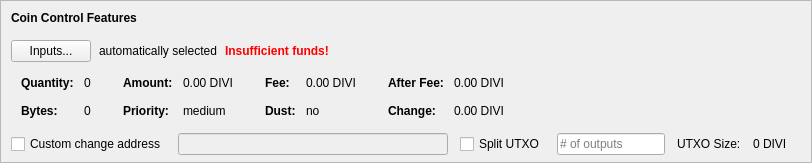
    <widget class="QFrame" name="frameCoinControl">
     <property name="sizePolicy">
      <sizepolicy hsizetype="Expanding" vsizetype="Expanding">
       <horstretch>0</horstretch>
       <verstretch>0</verstretch>
      </sizepolicy>
     </property>
     <property name="maximumSize">
      <size>
       <width>16777215</width>
       <height>16777215</height>
      </size>
     </property>
     <property name="frameShape">
      <enum>QFrame::StyledPanel</enum>
     </property>
     <property name="frameShadow">
      <enum>QFrame::Sunken</enum>
     </property>
     <layout class="QVBoxLayout" name="verticalLayoutCoinControl2">
      <property name="spacing">
       <number>0</number>
      </property>
      <property name="leftMargin">
       <number>0</number>
      </property>
      <property name="topMargin">
       <number>0</number>
      </property>
      <property name="rightMargin">
       <number>0</number>
      </property>
      <property name="bottomMargin">
       <number>6</number>
      </property>
      <item>
       <layout class="QVBoxLayout" name="verticalLayoutCoinControl" stretch="0,0,0,0,1">
        <property name="spacing">
         <number>0</number>
        </property>
        <property name="leftMargin">
         <number>10</number>
        </property>
        <property name="topMargin">
         <number>10</number>
        </property>
        <item>
         <layout class="QHBoxLayout" name="horizontalLayoutCoinControl1">
          <property name="bottomMargin">
           <number>15</number>
          </property>
          <item>
           <widget class="QLabel" name="labelCoinControlFeatures">
            <property name="sizePolicy">
             <sizepolicy hsizetype="Preferred" vsizetype="Maximum">
              <horstretch>0</horstretch>
              <verstretch>0</verstretch>
             </sizepolicy>
            </property>
            <property name="font">
             <font>
              <weight>75</weight>
              <bold>true</bold>
             </font>
            </property>
            <property name="styleSheet">
             <string notr="true">font-weight:bold;</string>
            </property>
            <property name="text">
             <string>Coin Control Features</string>
            </property>
           </widget>
          </item>
         </layout>
        </item>
        <item>
         <layout class="QHBoxLayout" name="horizontalLayoutCoinControl2" stretch="0,0,0,0">
          <property name="spacing">
           <number>8</number>
          </property>
          <property name="bottomMargin">
           <number>10</number>
          </property>
          <item>
           <widget class="QPushButton" name="pushButtonCoinControl">
            <property name="styleSheet">
             <string notr="true"/>
            </property>
            <property name="text">
             <string>Inputs...</string>
            </property>
            <property name="autoDefault">
             <bool>false</bool>
            </property>
           </widget>
          </item>
          <item>
           <widget class="QLabel" name="labelCoinControlAutomaticallySelected">
            <property name="text">
             <string>automatically selected</string>
            </property>
            <property name="margin">
             <number>5</number>
            </property>
           </widget>
          </item>
          <item>
           <widget class="QLabel" name="labelCoinControlInsuffFunds">
            <property name="font">
             <font>
              <weight>75</weight>
              <bold>true</bold>
             </font>
            </property>
            <property name="styleSheet">
             <string notr="true">color:red;font-weight:bold;</string>
            </property>
            <property name="text">
             <string>Insufficient funds!</string>
            </property>
            <property name="margin">
             <number>5</number>
            </property>
           </widget>
          </item>
          <item>
           <spacer name="horizontalSpacerCoinControl">
            <property name="orientation">
             <enum>Qt::Horizontal</enum>
            </property>
            <property name="sizeHint" stdset="0">
             <size>
              <width>40</width>
              <height>1</height>
             </size>
            </property>
           </spacer>
          </item>
         </layout>
        </item>
        <item>
         <widget class="QWidget" name="widgetCoinControl" native="true">
          <property name="sizePolicy">
           <sizepolicy hsizetype="Preferred" vsizetype="Preferred">
            <horstretch>0</horstretch>
            <verstretch>0</verstretch>
           </sizepolicy>
          </property>
          <property name="minimumSize">
           <size>
            <width>0</width>
            <height>0</height>
           </size>
          </property>
          <property name="styleSheet">
           <string notr="true"/>
          </property>
          <layout class="QHBoxLayout" name="horizontalLayoutCoinControl5">
           <property name="leftMargin">
            <number>0</number>
           </property>
           <property name="topMargin">
            <number>0</number>
           </property>
           <property name="rightMargin">
            <number>0</number>
           </property>
           <property name="bottomMargin">
            <number>0</number>
           </property>
           <item>
            <layout class="QHBoxLayout" name="horizontalLayoutCoinControl3" stretch="0,0,0,1">
             <property name="spacing">
              <number>20</number>
             </property>
             <property name="topMargin">
              <number>0</number>
             </property>
             <property name="bottomMargin">
              <number>10</number>
             </property>
             <item>
              <layout class="QFormLayout" name="formLayoutCoinControl1">
               <property name="horizontalSpacing">
                <number>10</number>
               </property>
               <property name="verticalSpacing">
                <number>14</number>
               </property>
               <property name="leftMargin">
                <number>10</number>
               </property>
               <property name="topMargin">
                <number>4</number>
               </property>
               <property name="rightMargin">
                <number>6</number>
               </property>
               <item row="0" column="0">
                <widget class="QLabel" name="labelCoinControlQuantityText">
                 <property name="font">
                  <font>
                   <weight>75</weight>
                   <bold>true</bold>
                  </font>
                 </property>
                 <property name="text">
                  <string>Quantity:</string>
                 </property>
                 <property name="margin">
                  <number>0</number>
                 </property>
                </widget>
               </item>
               <item row="0" column="1">
                <widget class="QLabel" name="labelCoinControlQuantity">
                 <property name="cursor">
                  <cursorShape>IBeamCursor</cursorShape>
                 </property>
                 <property name="contextMenuPolicy">
                  <enum>Qt::ActionsContextMenu</enum>
                 </property>
                 <property name="text">
                  <string notr="true">0</string>
                 </property>
                 <property name="margin">
                  <number>0</number>
                 </property>
                 <property name="textInteractionFlags">
                  <set>Qt::LinksAccessibleByMouse|Qt::TextSelectableByKeyboard|Qt::TextSelectableByMouse</set>
                 </property>
                </widget>
               </item>
               <item row="1" column="0">
                <widget class="QLabel" name="labelCoinControlBytesText">
                 <property name="font">
                  <font>
                   <weight>75</weight>
                   <bold>true</bold>
                  </font>
                 </property>
                 <property name="text">
                  <string>Bytes:</string>
                 </property>
                </widget>
               </item>
               <item row="1" column="1">
                <widget class="QLabel" name="labelCoinControlBytes">
                 <property name="cursor">
                  <cursorShape>IBeamCursor</cursorShape>
                 </property>
                 <property name="contextMenuPolicy">
                  <enum>Qt::ActionsContextMenu</enum>
                 </property>
                 <property name="text">
                  <string notr="true">0</string>
                 </property>
                 <property name="textInteractionFlags">
                  <set>Qt::LinksAccessibleByMouse|Qt::TextSelectableByKeyboard|Qt::TextSelectableByMouse</set>
                 </property>
                </widget>
               </item>
              </layout>
             </item>
             <item>
              <layout class="QFormLayout" name="formLayoutCoinControl2">
               <property name="horizontalSpacing">
                <number>10</number>
               </property>
               <property name="verticalSpacing">
                <number>14</number>
               </property>
               <property name="leftMargin">
                <number>6</number>
               </property>
               <property name="topMargin">
                <number>4</number>
               </property>
               <property name="rightMargin">
                <number>6</number>
               </property>
               <item row="0" column="0">
                <widget class="QLabel" name="labelCoinControlAmountText">
                 <property name="font">
                  <font>
                   <weight>75</weight>
                   <bold>true</bold>
                  </font>
                 </property>
                 <property name="text">
                  <string>Amount:</string>
                 </property>
                 <property name="margin">
                  <number>0</number>
                 </property>
                </widget>
               </item>
               <item row="0" column="1">
                <widget class="QLabel" name="labelCoinControlAmount">
                 <property name="cursor">
                  <cursorShape>IBeamCursor</cursorShape>
                 </property>
                 <property name="contextMenuPolicy">
                  <enum>Qt::ActionsContextMenu</enum>
                 </property>
                 <property name="text">
                  <string notr="true">0.00 DIVI</string>
                 </property>
                 <property name="textInteractionFlags">
                  <set>Qt::LinksAccessibleByMouse|Qt::TextSelectableByKeyboard|Qt::TextSelectableByMouse</set>
                 </property>
                </widget>
               </item>
               <item row="1" column="0">
                <widget class="QLabel" name="labelCoinControlPriorityText">
                 <property name="font">
                  <font>
                   <weight>75</weight>
                   <bold>true</bold>
                  </font>
                 </property>
                 <property name="text">
                  <string>Priority:</string>
                 </property>
                </widget>
               </item>
               <item row="1" column="1">
                <widget class="QLabel" name="labelCoinControlPriority">
                 <property name="cursor">
                  <cursorShape>IBeamCursor</cursorShape>
                 </property>
                 <property name="contextMenuPolicy">
                  <enum>Qt::ActionsContextMenu</enum>
                 </property>
                 <property name="text">
                  <string>medium</string>
                 </property>
                 <property name="textInteractionFlags">
                  <set>Qt::LinksAccessibleByMouse|Qt::TextSelectableByKeyboard|Qt::TextSelectableByMouse</set>
                 </property>
                </widget>
               </item>
              </layout>
             </item>
             <item>
              <layout class="QFormLayout" name="formLayoutCoinControl3">
               <property name="horizontalSpacing">
                <number>10</number>
               </property>
               <property name="verticalSpacing">
                <number>14</number>
               </property>
               <property name="leftMargin">
                <number>6</number>
               </property>
               <property name="topMargin">
                <number>4</number>
               </property>
               <property name="rightMargin">
                <number>6</number>
               </property>
               <item row="0" column="0">
                <widget class="QLabel" name="labelCoinControlFeeText">
                 <property name="font">
                  <font>
                   <weight>75</weight>
                   <bold>true</bold>
                  </font>
                 </property>
                 <property name="text">
                  <string>Fee:</string>
                 </property>
                 <property name="margin">
                  <number>0</number>
                 </property>
                </widget>
               </item>
               <item row="0" column="1">
                <widget class="QLabel" name="labelCoinControlFee">
                 <property name="cursor">
                  <cursorShape>IBeamCursor</cursorShape>
                 </property>
                 <property name="contextMenuPolicy">
                  <enum>Qt::ActionsContextMenu</enum>
                 </property>
                 <property name="text">
                  <string notr="true">0.00 DIVI</string>
                 </property>
                 <property name="textInteractionFlags">
                  <set>Qt::LinksAccessibleByMouse|Qt::TextSelectableByKeyboard|Qt::TextSelectableByMouse</set>
                 </property>
                </widget>
               </item>
               <item row="1" column="0">
                <widget class="QLabel" name="labelCoinControlLowOutputText">
                 <property name="font">
                  <font>
                   <weight>75</weight>
                   <bold>true</bold>
                  </font>
                 </property>
                 <property name="text">
                  <string>Dust:</string>
                 </property>
                </widget>
               </item>
               <item row="1" column="1">
                <widget class="QLabel" name="labelCoinControlLowOutput">
                 <property name="cursor">
                  <cursorShape>IBeamCursor</cursorShape>
                 </property>
                 <property name="contextMenuPolicy">
                  <enum>Qt::ActionsContextMenu</enum>
                 </property>
                 <property name="text">
                  <string>no</string>
                 </property>
                 <property name="textInteractionFlags">
                  <set>Qt::LinksAccessibleByMouse|Qt::TextSelectableByKeyboard|Qt::TextSelectableByMouse</set>
                 </property>
                </widget>
               </item>
              </layout>
             </item>
             <item>
              <layout class="QFormLayout" name="formLayoutCoinControl4">
               <property name="horizontalSpacing">
                <number>10</number>
               </property>
               <property name="verticalSpacing">
                <number>14</number>
               </property>
               <property name="leftMargin">
                <number>6</number>
               </property>
               <property name="topMargin">
                <number>4</number>
               </property>
               <property name="rightMargin">
                <number>6</number>
               </property>
               <item row="0" column="0">
                <widget class="QLabel" name="labelCoinControlAfterFeeText">
                 <property name="font">
                  <font>
                   <weight>75</weight>
                   <bold>true</bold>
                  </font>
                 </property>
                 <property name="text">
                  <string>After Fee:</string>
                 </property>
                 <property name="margin">
                  <number>0</number>
                 </property>
                </widget>
               </item>
               <item row="0" column="1">
                <widget class="QLabel" name="labelCoinControlAfterFee">
                 <property name="cursor">
                  <cursorShape>IBeamCursor</cursorShape>
                 </property>
                 <property name="contextMenuPolicy">
                  <enum>Qt::ActionsContextMenu</enum>
                 </property>
                 <property name="text">
                  <string notr="true">0.00 DIVI</string>
                 </property>
                 <property name="textInteractionFlags">
                  <set>Qt::LinksAccessibleByMouse|Qt::TextSelectableByKeyboard|Qt::TextSelectableByMouse</set>
                 </property>
                </widget>
               </item>
               <item row="1" column="0">
                <widget class="QLabel" name="labelCoinControlChangeText">
                 <property name="font">
                  <font>
                   <weight>75</weight>
                   <bold>true</bold>
                  </font>
                 </property>
                 <property name="text">
                  <string>Change:</string>
                 </property>
                </widget>
               </item>
               <item row="1" column="1">
                <widget class="QLabel" name="labelCoinControlChange">
                 <property name="cursor">
                  <cursorShape>IBeamCursor</cursorShape>
                 </property>
                 <property name="contextMenuPolicy">
                  <enum>Qt::ActionsContextMenu</enum>
                 </property>
                 <property name="text">
                  <string notr="true">0.00 DIVI</string>
                 </property>
                 <property name="textInteractionFlags">
                  <set>Qt::LinksAccessibleByMouse|Qt::TextSelectableByKeyboard|Qt::TextSelectableByMouse</set>
                 </property>
                </widget>
               </item>
              </layout>
             </item>
            </layout>
           </item>
          </layout>
         </widget>
        </item>
        <item>
         <layout class="QHBoxLayout" name="horizontalLayoutCoinControl4" stretch="0,0,0,0,0,0,0">
          <property name="spacing">
           <number>12</number>
          </property>
          <property name="sizeConstraint">
           <enum>QLayout::SetDefaultConstraint</enum>
          </property>
          <property name="topMargin">
           <number>5</number>
          </property>
          <property name="rightMargin">
           <number>5</number>
          </property>
          <item>
           <widget class="QCheckBox" name="checkBoxCoinControlChange">
            <property name="toolTip">
             <string>If this is activated, but the change address is empty or invalid, change will be sent to a newly generated address.</string>
            </property>
            <property name="text">
             <string>Custom change address</string>
            </property>
           </widget>
          </item>
          <item>
           <widget class="QValidatedLineEdit" name="lineEditCoinControlChange">
            <property name="enabled">
             <bool>false</bool>
            </property>
            <property name="sizePolicy">
             <sizepolicy hsizetype="Expanding" vsizetype="Fixed">
              <horstretch>0</horstretch>
              <verstretch>0</verstretch>
             </sizepolicy>
            </property>
           </widget>
          </item>
          <item>
           <widget class="QCheckBox" name="splitBlockCheckBox">
            <property name="text">
             <string>Split UTXO</string>
            </property>
           </widget>
          </item>
          <item>
           <widget class="QLineEdit" name="splitBlockLineEdit">
            <property name="sizePolicy">
             <sizepolicy hsizetype="Fixed" vsizetype="Fixed">
              <horstretch>50</horstretch>
              <verstretch>0</verstretch>
             </sizepolicy>
            </property>
            <property name="placeholderText">
             <string># of outputs</string>
            </property>
           </widget>
          </item>
          <item>
           <widget class="QLabel" name="labelBlockSizeText">
            <property name="text">
             <string>UTXO Size:</string>
            </property>
           </widget>
          </item>
          <item>
           <widget class="QLabel" name="labelBlockSize">
            <property name="text">
             <string>0 DIVI</string>
            </property>
           </widget>
          </item>
          <item>
           <widget class="QLabel" name="labelCoinControlChangeLabel">
            <property name="sizePolicy">
             <sizepolicy hsizetype="Preferred" vsizetype="Expanding">
              <horstretch>0</horstretch>
              <verstretch>0</verstretch>
             </sizepolicy>
            </property>
            <property name="minimumSize">
             <size>
              <width>0</width>
              <height>0</height>
             </size>
            </property>
            <property name="text">
             <string/>
            </property>
            <property name="margin">
             <number>3</number>
            </property>
           </widget>
          </item>
         </layout>
        </item>
        <item>
         <spacer name="verticalSpacerCoinControl">
          <property name="orientation">
           <enum>Qt::Vertical</enum>
          </property>
          <property name="sizeHint" stdset="0">
           <size>
            <width>800</width>
            <height>1</height>
           </size>
          </property>
         </spacer>
        </item>
       </layout>
      </item>
     </layout>
    </widget>
